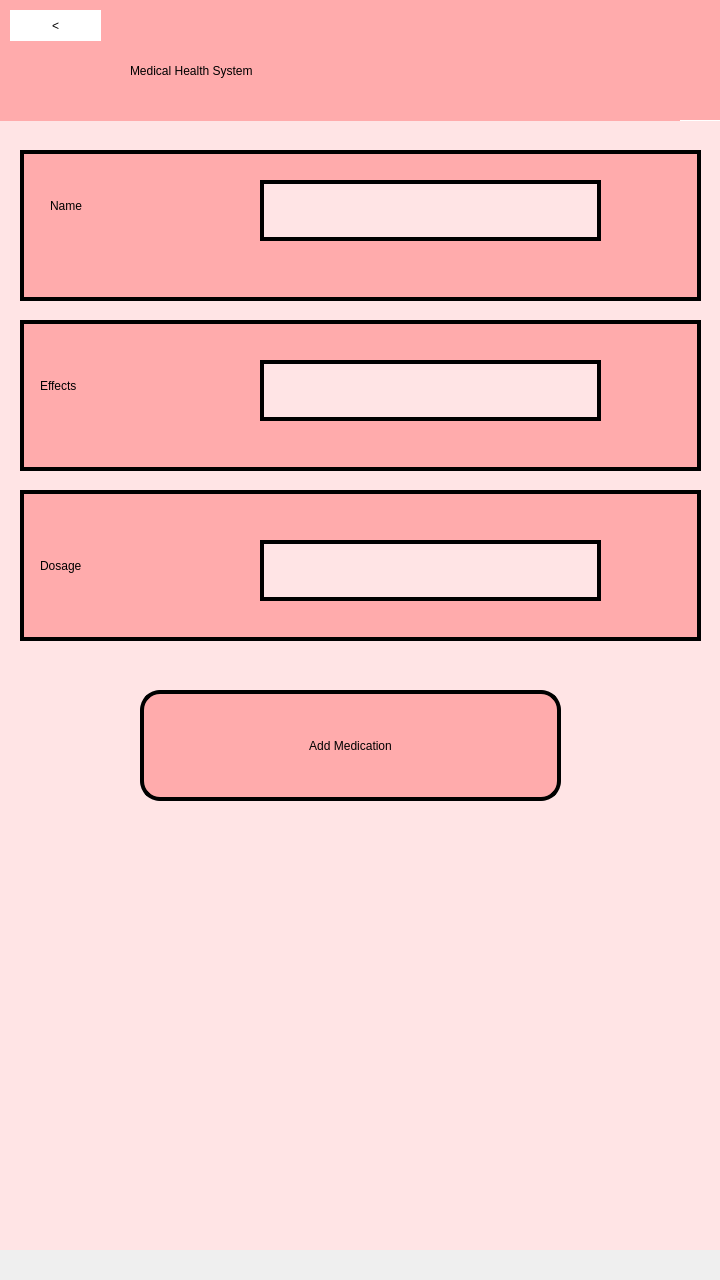
<?xml version="1.0" encoding="UTF-8"?>
<ui version="4.0">
 <class>MainWindow</class>
 <widget class="QMainWindow" name="MainWindow">
  <property name="geometry">
   <rect>
    <x>0</x>
    <y>0</y>
    <width>720</width>
    <height>1280</height>
   </rect>
  </property>
  <property name="windowTitle">
   <string>MainWindow</string>
  </property>
  <widget class="QWidget" name="centralwidget">
   <widget class="QWidget" name="widget" native="true">
    <property name="geometry">
     <rect>
      <x>0</x>
      <y>-30</y>
      <width>720</width>
      <height>1280</height>
     </rect>
    </property>
    <property name="styleSheet">
     <string notr="true">background-color: rgb(255, 228, 229);</string>
    </property>
    <widget class="QWidget" name="widget_12" native="true">
     <property name="geometry">
      <rect>
       <x>20</x>
       <y>180</y>
       <width>681</width>
       <height>151</height>
      </rect>
     </property>
     <property name="styleSheet">
      <string notr="true">background-color: rgb(255, 171, 172);
border: 4px solid black;
</string>
     </property>
     <widget class="QLineEdit" name="New_Name">
      <property name="geometry">
       <rect>
        <x>240</x>
        <y>30</y>
        <width>341</width>
        <height>61</height>
       </rect>
      </property>
      <property name="styleSheet">
       <string notr="true">font: 20pt &quot;MS Shell Dlg 2&quot;;
background-color: rgb(255, 228, 229); 
</string>
      </property>
     </widget>
     <widget class="QLabel" name="label_9">
      <property name="geometry">
       <rect>
        <x>30</x>
        <y>10</y>
        <width>221</width>
        <height>91</height>
       </rect>
      </property>
      <property name="styleSheet">
       <string notr="true">font: 36pt &quot;MS Shell Dlg 2&quot;;
border: 0px;</string>
      </property>
      <property name="text">
       <string>Name</string>
      </property>
     </widget>
     <widget class="QLabel" name="HeightError">
      <property name="geometry">
       <rect>
        <x>90</x>
        <y>230</y>
        <width>331</width>
        <height>31</height>
       </rect>
      </property>
      <property name="styleSheet">
       <string notr="true">font: 12pt &quot;MS Shell Dlg 2&quot;;
 border: none;
color: rgb(255, 0, 0);</string>
      </property>
      <property name="text">
       <string/>
      </property>
     </widget>
     <zorder>label_9</zorder>
     <zorder>HeightError</zorder>
     <zorder>New_Name</zorder>
    </widget>
    <widget class="QWidget" name="widget_13" native="true">
     <property name="geometry">
      <rect>
       <x>20</x>
       <y>350</y>
       <width>681</width>
       <height>151</height>
      </rect>
     </property>
     <property name="styleSheet">
      <string notr="true">background-color: rgb(255, 171, 172);
border: 4px solid black;
</string>
     </property>
     <widget class="QLabel" name="label_10">
      <property name="geometry">
       <rect>
        <x>20</x>
        <y>30</y>
        <width>201</width>
        <height>71</height>
       </rect>
      </property>
      <property name="styleSheet">
       <string notr="true">font: 36pt &quot;MS Shell Dlg 2&quot;;
border: 0px;</string>
      </property>
      <property name="text">
       <string>Effects</string>
      </property>
     </widget>
     <widget class="QLineEdit" name="New_Effects">
      <property name="geometry">
       <rect>
        <x>240</x>
        <y>40</y>
        <width>341</width>
        <height>61</height>
       </rect>
      </property>
      <property name="styleSheet">
       <string notr="true">font: 20pt  &quot;MS Shell Dlg 2&quot;;
background-color: rgb(255, 228, 229); 
</string>
      </property>
     </widget>
    </widget>
    <widget class="QWidget" name="widget_14" native="true">
     <property name="geometry">
      <rect>
       <x>20</x>
       <y>520</y>
       <width>681</width>
       <height>151</height>
      </rect>
     </property>
     <property name="styleSheet">
      <string notr="true">background-color: rgb(255, 171, 172);
border: 4px solid black;
</string>
     </property>
     <widget class="QLabel" name="label_11">
      <property name="geometry">
       <rect>
        <x>20</x>
        <y>40</y>
        <width>201</width>
        <height>71</height>
       </rect>
      </property>
      <property name="styleSheet">
       <string notr="true">font: 36pt &quot;MS Shell Dlg 2&quot;;
border: 0px;</string>
      </property>
      <property name="text">
       <string>Dosage</string>
      </property>
     </widget>
     <widget class="QLineEdit" name="New_Dosage">
      <property name="geometry">
       <rect>
        <x>240</x>
        <y>50</y>
        <width>341</width>
        <height>61</height>
       </rect>
      </property>
      <property name="styleSheet">
       <string notr="true">font: 20pt  &quot;MS Shell Dlg 2&quot;;
background-color: rgb(255, 228, 229); 
</string>
      </property>
     </widget>
     <widget class="QLabel" name="WeightError_2">
      <property name="geometry">
       <rect>
        <x>90</x>
        <y>220</y>
        <width>331</width>
        <height>31</height>
       </rect>
      </property>
      <property name="styleSheet">
       <string notr="true">font: 12pt &quot;MS Shell Dlg 2&quot;;
 border: none;
color: rgb(255, 0, 0);</string>
      </property>
      <property name="text">
       <string/>
      </property>
     </widget>
    </widget>
    <widget class="QPushButton" name="UpdateValues_2">
     <property name="geometry">
      <rect>
       <x>140</x>
       <y>720</y>
       <width>421</width>
       <height>111</height>
      </rect>
     </property>
     <property name="styleSheet">
      <string notr="true">color: rgb(0, 0, 0);
background-color: rgb(255, 171, 172);
border: 4px solid black;
border-radius:20px;
font: 30pt &quot;Monospace&quot;;</string>
     </property>
     <property name="text">
      <string>Add Medication</string>
     </property>
    </widget>
    <widget class="QWidget" name="widget_2" native="true">
     <property name="geometry">
      <rect>
       <x>-10</x>
       <y>30</y>
       <width>731</width>
       <height>121</height>
      </rect>
     </property>
     <property name="styleSheet">
      <string notr="true">background-color: rgb(255, 171, 172);
</string>
     </property>
     <widget class="QPushButton" name="GoBack">
      <property name="geometry">
       <rect>
        <x>20</x>
        <y>10</y>
        <width>91</width>
        <height>31</height>
       </rect>
      </property>
      <property name="styleSheet">
       <string notr="true">color: rgb(0, 0, 0);
background-color: white;
border-radius:20px;
font: 26pt &quot;MS Shell Dlg 2&quot;;

</string>
      </property>
      <property name="text">
       <string>&lt;</string>
      </property>
     </widget>
     <widget class="QLabel" name="label">
      <property name="geometry">
       <rect>
        <x>140</x>
        <y>40</y>
        <width>551</width>
        <height>61</height>
       </rect>
      </property>
      <property name="layoutDirection">
       <enum>Qt::LeftToRight</enum>
      </property>
      <property name="styleSheet">
       <string notr="true">font: 28pt &quot;MS Shell Dlg 2&quot;;
text-align: center;
border:0px;</string>
      </property>
      <property name="text">
       <string>Medical Health System</string>
      </property>
     </widget>
     <widget class="QWidget" name="widget_3" native="true">
      <property name="geometry">
       <rect>
        <x>670</x>
        <y>110</y>
        <width>731</width>
        <height>121</height>
       </rect>
      </property>
      <property name="styleSheet">
       <string notr="true">background-color: rgb(255, 171, 172);
</string>
      </property>
      <widget class="QPushButton" name="GoBack_2">
       <property name="geometry">
        <rect>
         <x>20</x>
         <y>10</y>
         <width>91</width>
         <height>31</height>
        </rect>
       </property>
       <property name="styleSheet">
        <string notr="true">color: rgb(0, 0, 0);
background-color: white;
border-radius:20px;
font: 26pt &quot;MS Shell Dlg 2&quot;;

</string>
       </property>
       <property name="text">
        <string>&lt;</string>
       </property>
      </widget>
      <widget class="QLabel" name="label_4">
       <property name="geometry">
        <rect>
         <x>140</x>
         <y>40</y>
         <width>551</width>
         <height>61</height>
        </rect>
       </property>
       <property name="layoutDirection">
        <enum>Qt::LeftToRight</enum>
       </property>
       <property name="styleSheet">
        <string notr="true">font: 28pt &quot;MS Shell Dlg 2&quot;;
text-align: center;
border:0px;</string>
       </property>
       <property name="text">
        <string>Medical Health System</string>
       </property>
      </widget>
     </widget>
    </widget>
   </widget>
  </widget>
 </widget>
 <resources>
  <include location="Config.qrc"/>
 </resources>
 <connections/>
</ui>
